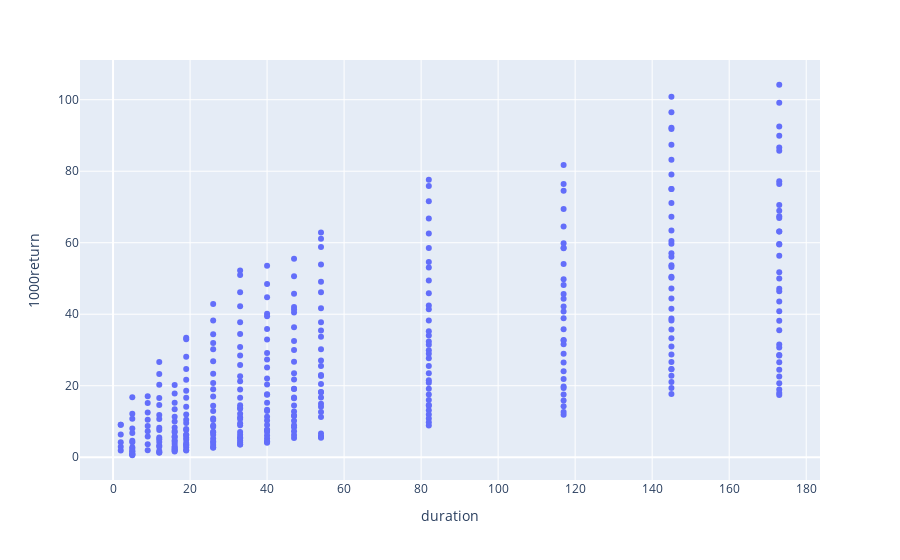

The notebook cell this image was saved under:
### Code cell
fig = px.scatter(df, x="duration", y="1000return", hover_data=["id", "apr", "strikePrice"])
fig.show()

### Figure 1 — Plotly figure (JSON) as saved in the notebook; plotly's stock layout.template omitted (floating-point values rounded to 4 significant figures; data arrays with more than 128 entries replaced by an {"elided": "..."} marker saying what was removed)
{"data": [{"customdata": {"elided": "362x3 mixed values"}, "hovertemplate": "duration=%{x}<br>1000return=%{y}<br>id=%{customdata[0]}<br>apr=%{customdata[1]}<br>strikePrice=%{customdata[2]}<extra></extra>", "legendgroup": "", "marker": {"color": "#636efa", "symbol": "circle"}, "mode": "markers", "name": "", "orientation": "v", "showlegend": false, "type": "scatter", "x": {"elided": "362 int values"}, "xaxis": "x", "y": {"elided": "362 float values"}, "yaxis": "y"}], "layout": {"legend": {"tracegroupgap": 0}, "margin": {"t": 60}, "xaxis": {"anchor": "y", "domain": [0, 1], "title": {"text": "duration"}}, "yaxis": {"anchor": "x", "domain": [0, 1], "title": {"text": "1000return"}}}}
